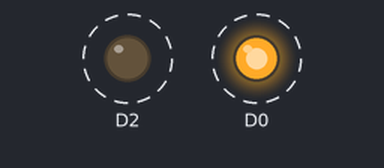
Simulated run of this sketch. Board: ESP8266 (NodeMCU). On the bench: output pins drawn as LEDs (lit = HIGH). Dashed ring = blinking. What the sketch prints to the serial monitor is not drawn.

Above: at 0.05 s.
Timing chart, 0 to 3.0 s (numbered marks = the images above):
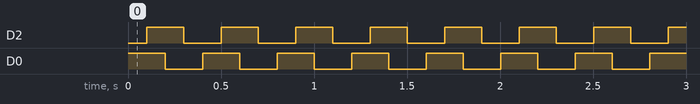

The sketch:

LEDblinkOff.ino
```cpp
void setup() {
  // put your setup code here, to run once:
  pinMode(D0,OUTPUT);
  Serial.begin(9600);
  pinMode(D2,OUTPUT);
  Serial.begin(9600);

}

void loop() {
  // put your main code here, to run repeatedly:
  digitalWrite(D0,HIGH);
  Serial.println("Led D0 is in HIGH state");
  delay(100);
  digitalWrite(D2,HIGH);
  Serial.println("Led D2 is in HIGH state");
  delay(100);
  digitalWrite(D0,LOW);
  Serial.println("Led D0 is in LOW state");
  delay(100);
  digitalWrite(D2,LOW);
  Serial.println("Led D2 is in LOW state");
  delay(100);
}
```

Measured:
- by itself, D2, D0: alternates HIGH for 0.20 s and LOW for 0.20 s
